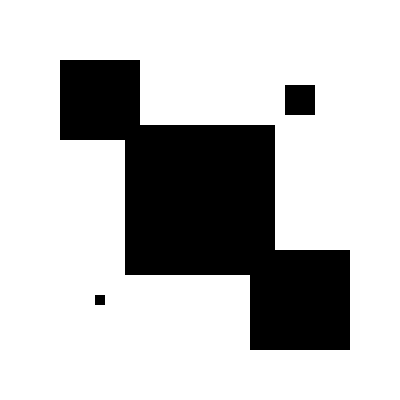
Frame 1 (no input)
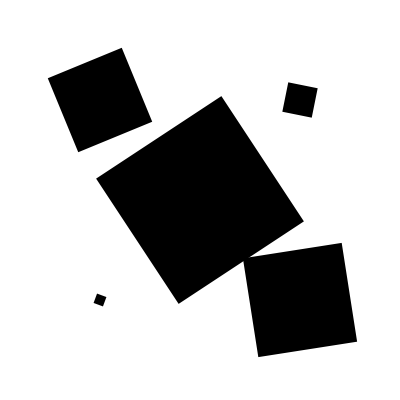
Frame 60 (the mouse pressed at the canvas centre just before this capture)
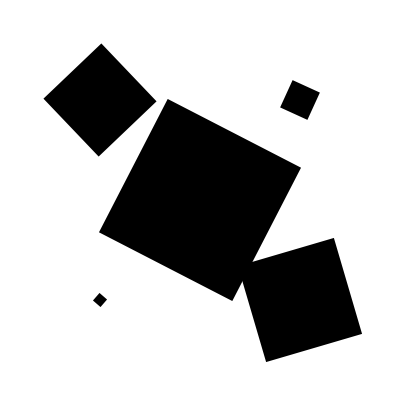
Frame 120 (the mouse held since frame 60 and released just before this capture)

The Processing sketch that drew these frames (run headless with seeded random() and noise(); from frame 60 on, the mouse is pressed at the canvas centre):

// Processing sketch: fiveRotatingRects
// ── fiveRotatingRects.pde
void setup() {
  size(400, 400);
  background(255);
  noStroke();
  fill(0);
  rectMode(CENTER);
}

float r = 0;

void draw() {
  background(255);

  drawRect(100, 100, 80, 80, r);
  drawRect(100, 300, 10, 10, r * 0.3);
  drawRect(300, 100, 30, 30, r * 1.5);
  drawRect(300, 300, 100, 100, r * 1.2);
  drawRect(width/2, height/2, 150, 150, r * 3.5);

  r += 0.02;
}

void drawRect(float x, float y, float rectW, float rectH, float rotSpeed) {
  resetMatrix();
  translate(x, y);
  rotate(rotSpeed);
  rect(0, 0, rectW, rectH);
}
